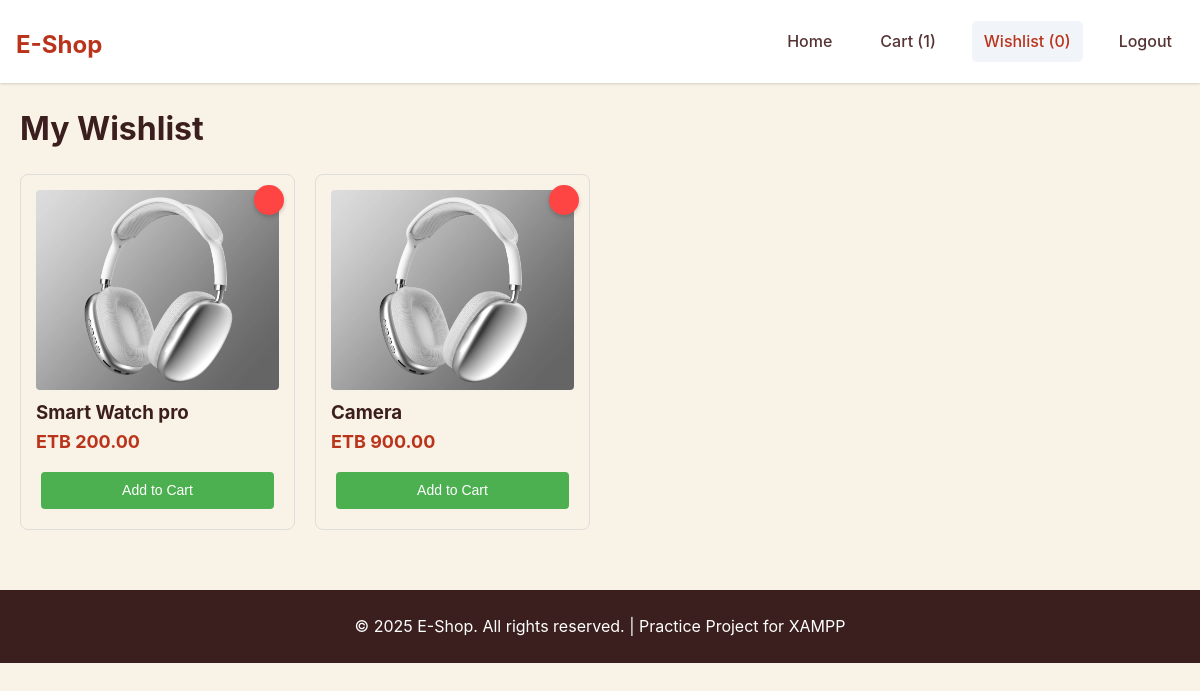
The page /wishlist.php (signed in) on the database its author committed.
### tables this page shows
CREATE TABLE `products` (
  `id` int NOT NULL,
  `name` varchar(255) NOT NULL,
  `price` int NOT NULL,
  `category` varchar(255) NOT NULL,
  `created_at` date NOT NULL,
  `description` text NOT NULL,
  `image` varchar(255) NOT NULL,
  `stock` int NOT NULL DEFAULT '2',
  `discount_price` int NOT NULL DEFAULT '100'
);

### wishlist.php (the view, shortened to what this page needs)
<?php
require_once 'config.php';
$wishlistItems = getWishlist();
?>
<!DOCTYPE html>
<html lang="en">
<head>
    <link rel="stylesheet" href="style.css">
</head>
<body>
        <?php include 'includes/header.php'; ?>
    <div class="wishlist-container">
        <h1>My Wishlist</h1>
        <?php if (empty($wishlistItems)): ?>
            <div class="empty-wishlist">
                <i class="fas fa-heart" style="font-size: 48px; color: #ddd;"></i>
                <h2>Your wishlist is empty</h2>
                <p>Browse our products and add items to your wishlist!</p>
                <a href="index.php" class="btn">Browse Products</a>
            </div>
        <?php else: ?>
            <div class="wishlist-grid">
                <?php foreach ($wishlistItems as $item): ?>
                    <div class="wishlist-item">
                        <form method="POST">
                            <button type="submit" name="remove" class="remove-btn">
                            </button>
                        </form>
                        <img src="images/<?php echo htmlspecialchars($item['image']); ?>" alt="<?php echo htmlspecialchars($item['name']); ?>">
                        <h3><?php echo htmlspecialchars($item['name']); ?></h3>
                        <p class="price"><?php echo formatPrice($item['price']); ?></p>
                        <div class="action-buttons">
                            <button class="add-to-cart btn btn-primary"
                                data-id="<?php echo htmlspecialchars($item['id']); ?>"
                                data-name="<?php echo htmlspecialchars($item['name']); ?>"
                                data-price="<?php echo htmlspecialchars($item['discount_price'] ?: $item['price']); ?>">
                                Add to Cart
                            </button>
                        </div>
                    </div>
                <?php endforeach; ?>
            </div>
        <?php endif; ?>
    </div>
        <footer class="footer">
        <div class="container">
            <p>&copy; <?php echo date('Y'); ?> E-Shop. All rights reserved. | Practice Project for XAMPP</p>
        </div>
    </footer>
</body>
</html>

### config.php (shortened to what this page needs)
<?php
function getConnection() {
    try {
        $pdo = new PDO("mysql:host=" . DB_HOST . ";dbname=" . DB_NAME, DB_USER, DB_PASS);
        $pdo->setAttribute(PDO::ATTR_ERRMODE, PDO::ERRMODE_EXCEPTION);
        return $pdo;
    } catch(PDOException $e) {
        die("Connection failed: " . $e->getMessage());
    }
}
function getUser($username) {
    $pdo = getConnection();
    $stmt = $pdo->prepare("SELECT * FROM users WHERE username = ?");
    $stmt->execute([$username]);
    return $stmt->fetch(PDO::FETCH_ASSOC);
}
function formatPrice($price, $discountPrice = null) {
    return '<span class="price">ETB ' . number_format($price, 2) . '</span>';
}
function getWishlist() {
    $username = $_SESSION['user']['username'];
    $userinfo = getUser($username);
    $userId = $userinfo['id'];
    try {
        $pdo = getConnection();
        $stmt = $pdo->prepare(
            "SELECT p.* FROM products p
            INNER JOIN wishlist w ON w.product_id = p.id
            WHERE w.user_id = ?
            ORDER BY w.created_at DESC"
        );
        $stmt->execute([$userId]);
        return $stmt->fetchAll(PDO::FETCH_ASSOC);
    } catch (PDOException $e) {
        return [];
    }
}
?>

### style.css (style rules this page uses)
:root { --primary-color: #b6280ff1; --primary-dark: #690f0ff1; --secondary-color: #64748b; --accent-color: #10b981; --warning-color: #f59e0b; --error-color: #dc2626; --success-color: #059669; --gray-50: #f7ecd9a6; --gray-100: #f1f5f9; --gray-200: #e2e8f0; --gray-300: #cbd5e1; --gray-400: #94a3b8; --gray-500: #64748b; --gray-600: #475569; --gray-700: #553333; --gray-800: #3b1e1e; --gray-900: #2a0f0f; --white: #ffffff; --black: #000000; --font-family: 'Inter', -apple-system, BlinkMacSystemFont, 'Segoe UI', Roboto, sans-serif; --border-radius: 5px; --shadow: 0 1px 3px 0 rgba(0, 0, 0, 0.1), 0 1px 2px 0 rgba(0, 0, 0, 0.06); --shadow-lg: 0 10px 15px -3px rgba(0, 0, 0, 0.1), 0 4px 6px -2px rgba(0, 0, 0, 0.05); --transition: all 0.2s ease-in-out; }
* { margin: 0; padding: 0; box-sizing: border-box; }
body { font-family: var(--font-family); line-height: 1.6; color: var(--gray-800); background-color: var(--gray-50); }
.container { max-width: 1200px; margin: 0 auto; padding: 0 16px; }
.price { font-size: 18px; font-weight: 700; color: var(--primary-color); }
.btn { padding: 5px 10px; border: none; border-radius: var(--border-radius); font-size: 14px; font-weight: 500; text-decoration: none; display: inline-block; text-align: center; cursor: pointer; transition: var(--transition); line-height: 1.5; margin:5px; height: fit-content; }
.btn-primary { background: var(--primary-color); color: var(--white); }
.footer { background: var(--gray-800); color: var(--white); text-align: center; padding: 24px 0; margin-top: 40px; }
.price { font-weight: bold; color: var(--primary-color); }

### wishlist.php (style rules this page uses)
.wishlist-container { max-width: 1200px; margin: 0 auto; padding: 20px; }
.wishlist-grid { display: grid; grid-template-columns: repeat(auto-fill, minmax(250px, 1fr)); gap: 20px; margin-top: 20px; }
.wishlist-item { border: 1px solid #ddd; padding: 15px; border-radius: 8px; position: relative; }
.wishlist-item img { width: 100%; height: 200px; object-fit: cover; border-radius: 4px; }
.remove-btn { position: absolute; top: 10px; right: 10px; background: #ff4444; color: white; border: none; width: 30px; height: 30px; border-radius: 50%; cursor: pointer; display: flex; align-items: center; justify-content: center; font-size: 16px; transition: all 0.3s ease; box-shadow: 0 2px 4px rgba(0,0,0,0.2); }
.action-buttons { display: flex; gap: 10px; margin-top: 10px; }
.action-buttons button { flex: 1; padding: 8px; border: none; border-radius: 4px; cursor: pointer; }
.add-to-cart { background: #4CAF50; color: white; }

### rows shown on the page
products: image (placeholder picture), name "Smart Watch pro", price "200.00"
products: image (placeholder picture), name "Camera", price "900.00"

### other values the page prints
$cartCount "1"
